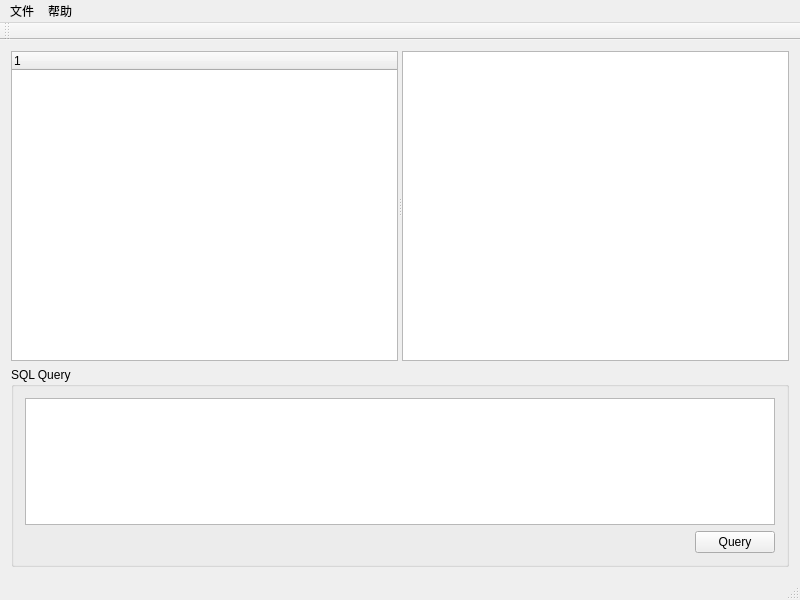
<?xml version="1.0" encoding="UTF-8"?>
<ui version="4.0">
 <class>MainWindow</class>
 <widget class="QMainWindow" name="MainWindow">
  <property name="geometry">
   <rect>
    <x>0</x>
    <y>0</y>
    <width>800</width>
    <height>600</height>
   </rect>
  </property>
  <property name="windowTitle">
   <string>海天鹰SQL</string>
  </property>
  <property name="windowIcon">
   <iconset resource="res.qrc">
    <normaloff>:/HTYSQL.png</normaloff>:/HTYSQL.png</iconset>
  </property>
  <widget class="QWidget" name="centralWidget">
   <layout class="QVBoxLayout" name="verticalLayout_2">
    <item>
     <widget class="QSplitter" name="splitter">
      <property name="orientation">
       <enum>Qt::Horizontal</enum>
      </property>
      <widget class="QTreeWidget" name="treeWidget">
       <property name="contextMenuPolicy">
        <enum>Qt::CustomContextMenu</enum>
       </property>
       <column>
        <property name="text">
         <string notr="true">1</string>
        </property>
       </column>
      </widget>
      <widget class="QTableView" name="tableView">
       <property name="contextMenuPolicy">
        <enum>Qt::CustomContextMenu</enum>
       </property>
      </widget>
     </widget>
    </item>
    <item>
     <widget class="QGroupBox" name="groupBox">
      <property name="maximumSize">
       <size>
        <width>16777215</width>
        <height>200</height>
       </size>
      </property>
      <property name="title">
       <string>SQL Query</string>
      </property>
      <layout class="QVBoxLayout" name="verticalLayout">
       <item>
        <widget class="QTextEdit" name="textEdit_sql"/>
       </item>
       <item>
        <layout class="QHBoxLayout" name="horizontalLayout">
         <item>
          <spacer name="horizontalSpacer">
           <property name="orientation">
            <enum>Qt::Horizontal</enum>
           </property>
           <property name="sizeHint" stdset="0">
            <size>
             <width>40</width>
             <height>20</height>
            </size>
           </property>
          </spacer>
         </item>
         <item>
          <widget class="QPushButton" name="pushButton_query">
           <property name="text">
            <string>Query</string>
           </property>
          </widget>
         </item>
        </layout>
       </item>
      </layout>
     </widget>
    </item>
   </layout>
  </widget>
  <widget class="QMenuBar" name="menuBar">
   <property name="geometry">
    <rect>
     <x>0</x>
     <y>0</y>
     <width>800</width>
     <height>36</height>
    </rect>
   </property>
   <widget class="QMenu" name="menu">
    <property name="title">
     <string>文件</string>
    </property>
    <addaction name="action_add_connection"/>
    <addaction name="action_close_connection"/>
    <addaction name="action_quit"/>
   </widget>
   <widget class="QMenu" name="menu_2">
    <property name="title">
     <string>帮助</string>
    </property>
    <addaction name="action_Qt"/>
    <addaction name="action_about"/>
   </widget>
   <addaction name="menu"/>
   <addaction name="menu_2"/>
  </widget>
  <widget class="QToolBar" name="mainToolBar">
   <attribute name="toolBarArea">
    <enum>TopToolBarArea</enum>
   </attribute>
   <attribute name="toolBarBreak">
    <bool>false</bool>
   </attribute>
  </widget>
  <widget class="QStatusBar" name="statusBar"/>
  <action name="action_add_connection">
   <property name="icon">
    <iconset theme="add">
     <normaloff>.</normaloff>.</iconset>
   </property>
   <property name="text">
    <string>添加连接</string>
   </property>
  </action>
  <action name="action_close_connection">
   <property name="icon">
    <iconset theme="window-close">
     <normaloff>.</normaloff>.</iconset>
   </property>
   <property name="text">
    <string>关闭连接</string>
   </property>
  </action>
  <action name="action_quit">
   <property name="icon">
    <iconset theme="exit">
     <normaloff>.</normaloff>.</iconset>
   </property>
   <property name="text">
    <string>退出</string>
   </property>
   <property name="shortcut">
    <string>Ctrl+Q</string>
   </property>
  </action>
  <action name="action_Qt">
   <property name="text">
    <string>关于Qt</string>
   </property>
  </action>
  <action name="action_about">
   <property name="text">
    <string>关于</string>
   </property>
  </action>
 </widget>
 <layoutdefault spacing="6" margin="11"/>
 <resources>
  <include location="res.qrc"/>
 </resources>
 <connections/>
</ui>
